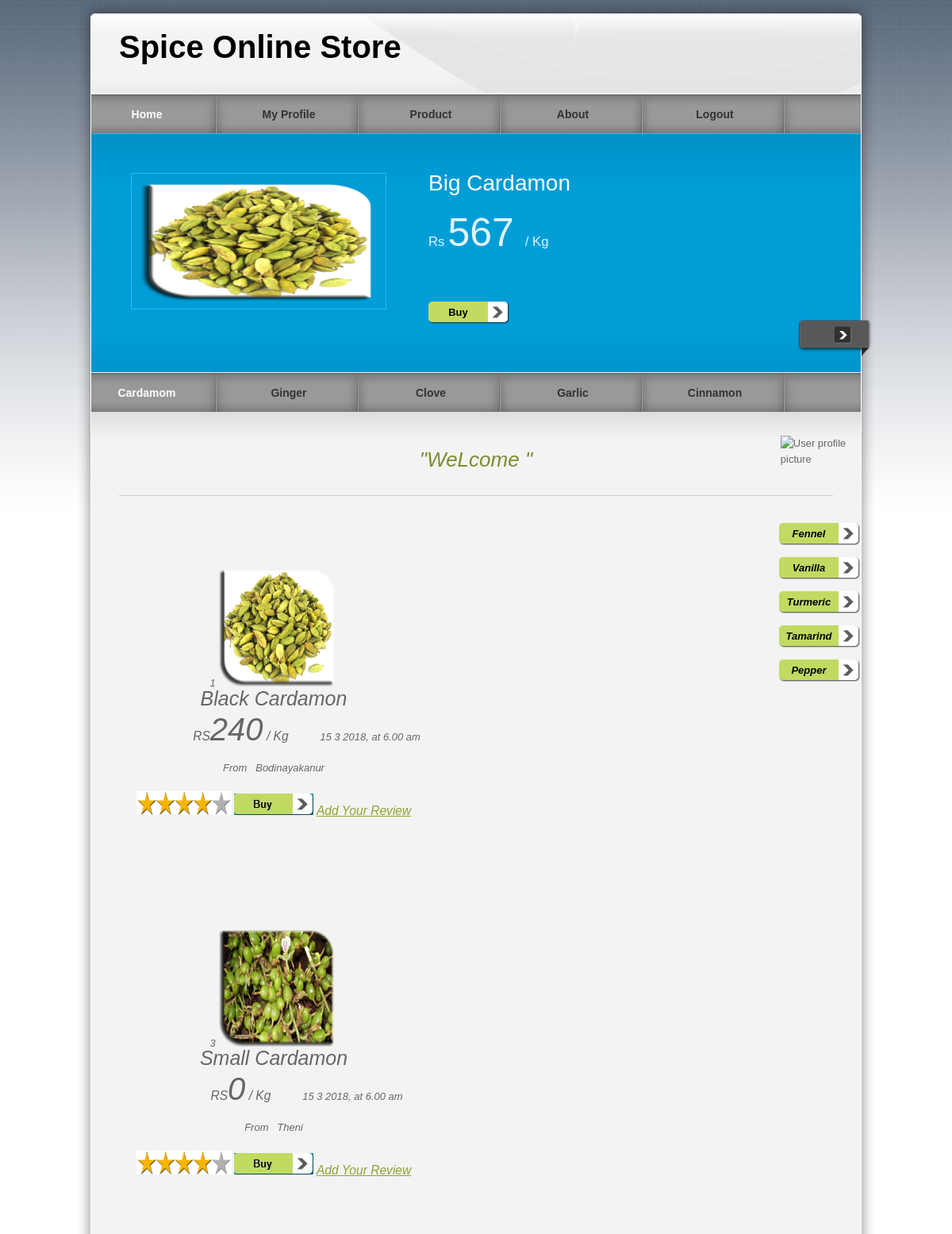
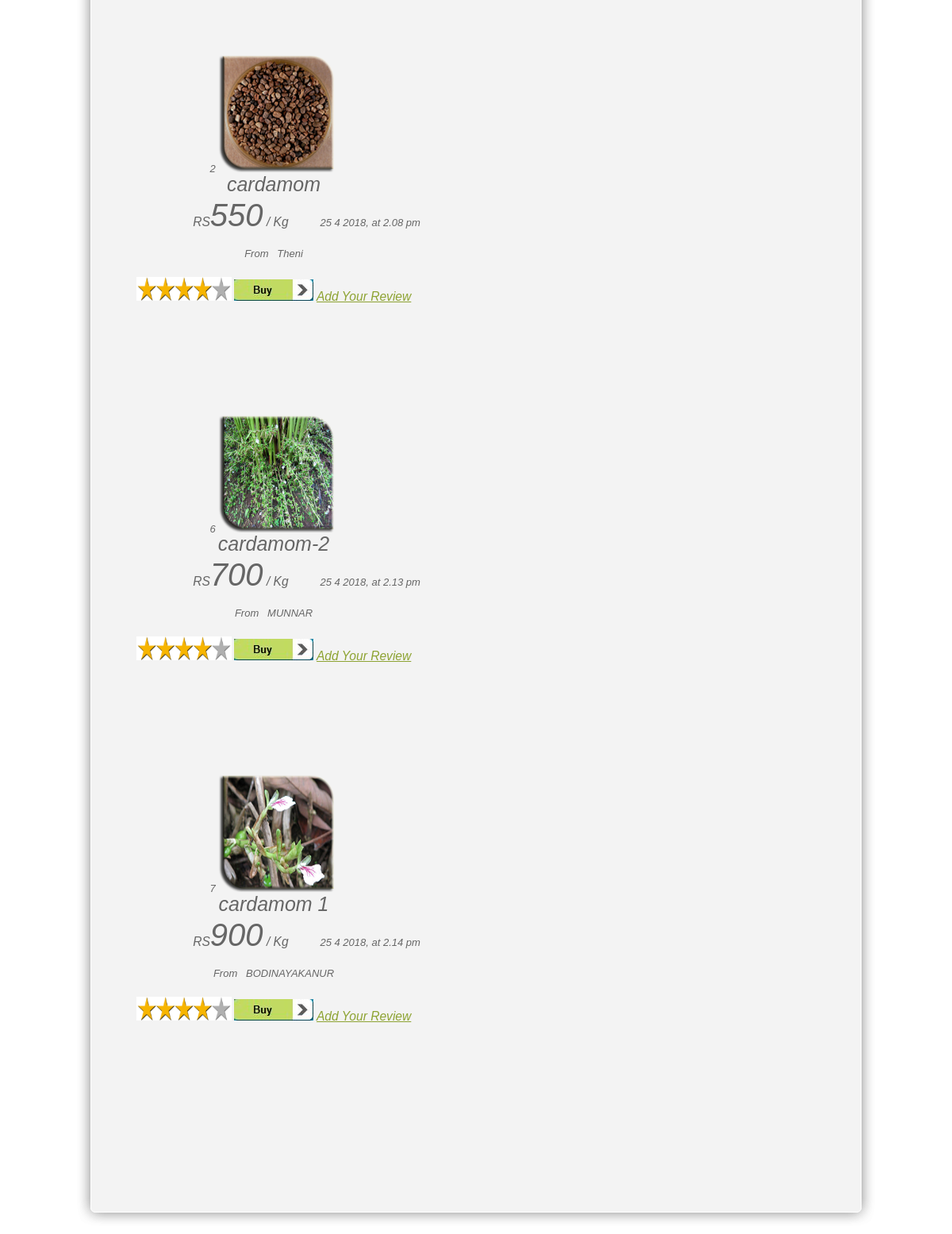
The app's page /pro/home.php with its own data (2 pictures, top to bottom).
### tables this page shows
CREATE TABLE IF NOT EXISTS `offer` (
  `number` int(11) NOT NULL,
  `name` varchar(50) NOT NULL,
  `image` text NOT NULL,
  `price` varchar(50) NOT NULL,
  `time` varchar(50) NOT NULL,
  `details` varchar(100) NOT NULL,
  PRIMARY KEY (`number`)
);

CREATE TABLE IF NOT EXISTS `cardamom` (
  `number` int(50) NOT NULL AUTO_INCREMENT,
  `name` varchar(50) NOT NULL,
  `price` int(50) NOT NULL,
  `image` text NOT NULL,
  `time` varchar(50) NOT NULL,
  `place` varchar(100) NOT NULL,
  PRIMARY KEY (`number`)
);

### pro/home.php (the view, shortened to what this page needs)
<?php
$username=$_SESSION['uname'];
?>
<!DOCTYPE html PUBLIC "-//W3C//DTD XHTML 1.0 Transitional//EN" "http://www.w3.org/TR/xhtml1/DTD/xhtml1-transitional.dtd">
<head>
<link href="templatemo_style.css" rel="stylesheet" type="text/css" />
<link href="css/jquery.ennui.contentslider.css" rel="stylesheet" type="text/css" media="screen,projection" />
</head>
<body>
<div id="templatemo_wrapper">
    <div id="templatemo_header">
        <div id="site_title">
            <h1>Spice Online Store</h1>
        </div>
    </div>
  	<div id="templatemo_menu">
        <ul>
            <li><a href="home.php"class="current">Home</a></li>
            <li><a href="profile.php">My Profile</a></li>
            <li><a href="">Product</a></li>
            <li><a href="partners.html">About</a></li>
            <li><a href="logout.php">Logout</a></li>
        </ul>
    </div>
    <div id="templatemo_banner">
                <div id="one" class="contentslider">
                    <div class="cs_wrapper">
                        <div class="cs_slider">
                            <div class="cs_article">
                            	<div class="slider_content_wrapper">
                            	 <?PHP
$select=mysql_query("select * from offer where number=1 ");
$row=mysql_fetch_array($select);
 ?>
                      				<div class="right">
                                        <h2><?php echo $row['name'];?> </h2><br/>
                                        <p><big>Rs</big> <span style="font-size:50px"><?php echo $row['price'];?></span> <big> / Kg</big></p><br/>
                                        <div class="button"><a href="#">Buy</a></div>
                                    </div>
                                  <div class="left">
                                  <img src="admin/<?php echo $row['image']; ?>" alt="Image 01" />
                                    </div>
                                </div>
                            </div>
                        </div>
                    </div>
                </div>
        </div>
        <div id="templatemo_menu">
        <ul>
            <li><a href="home.php"class="current">Cardamom</a></li>
            <li><a href="ginger.php">Ginger</a></li>
            <li><a href="clove.php">Clove</a></li>
            <li><a href="garlic.php">Garlic</a></li>
            <li><a href="cinnamon.php">Cinnamon</a></li>
            </ul>
    </div>
     <div id="templatemo_main"><span class="main_top"></span>
     <?php
     $sql=mysql_query("select * from signup where username='".$username."' ");
$row=mysql_fetch_array($sql);
?>
          <p class="welcome_text">&quot;WeLcome <?php echo $row['name'];?>&quot;</p>
          <div style="position:absolute; left:88%;  top:1.2%;">
<img class="img-rounded" src="<?php
echo $row['image']; ?>" alt="User profile picture" width="100" height="100" style="inline-box-align:initial"></div>
     	<div class="col_w420 float_l">
                      <blockquote>
 <?PHP
$select=mysql_query("select * from cardamom ");
$view=mysql_num_rows($select);
 for($i=0;$i<$view;$i++)
 {
 ?>
 <center>
 <div class="table-responsive">
 <tr>
     <td align="center"><?php echo mysql_result($select,$i,"number");?></td>
        <td align="center">
        <img src="admin/<?php echo mysql_result($select,$i,"image");?>" width="150" height="150" /></td>
        <br/>
 <td align="center"><span style="font-size:25px"><?php echo mysql_result($select,$i,"name");?></span></td></div><br/>
    <td align="center"><big>RS</big><span style="font-size:40px"><?php echo mysql_result($select,$i,"price");?></span><big> / Kg</big></td>
    &nbsp;&nbsp;&nbsp;&nbsp;&nbsp;&nbsp;&nbsp;&nbsp;&nbsp;&nbsp;<td align="center"><?php echo mysql_result($select,$i,"time");?></td><br/><br/>
    <td align="center">From&nbsp;&nbsp;&nbsp;<?php echo mysql_result($select,$i,"place");?></td><br/><br/>
                                                                <img src="images/0004.png" width="120" height="30"/>
    <td align="center"><a href="viewbuy.php?edit=<?php echo mysql_result($select,$i,"number");?>"><img src="images/img.JPG" /></a>
     <td align="center"><a href="reviewcar.php?edit=<?php echo mysql_result($select,$i,"number");?>"><big>Add Your Review</big></a>
    </td>
  </tr><br/>
  <br/><br/>
  <br/><br/>
  <br/><br/>
<br/></center>
  <?PHP
  }
  ?>
          <div style="position: absolute; left: 887px; top: 125px;">
 <div class="button"><a href="fennel.php">Fennel</a></div>
                                                                <div class="button"><a href="vanilla.php">Vanilla</a></div>
                                                                <div class="button"><a href="turmeric.php">Turmeric</a></div>
                                                                <div class="button"><a href="tamarind.php">Tamarind</a></div>
                                                                <div class="button"><a href="pepper.php">Pepper</a></div></div>
                  <br/>
                      </blockquote>
       </div>
    </div>
    <div id="templatemo_main_bottom"></div>
    <div id="templatemo_footer">
    </div>
</div>
</body>
</html>

### pro/templatemo_style.css (style rules this page uses)
body { margin: 0px; padding: 0px; color: #666; font-family: Helevetica,Arial,sans-serif; font-size: 13px; line-height:1.5em; background-color: #fff; background-attachment:fixed; background-image: url(images/templatemo_body.jpg); background-repeat: repeat-x; }
a, a:link, a:visited { color: #8da332; }
p { margin: 0px; padding: 0 0 10px 0; }
img { border: none; }
h1 { font-size: 40px; font-weight: bold; margin: 0 0 30px 0; padding: 5px 0; color: #000; }
h2 { font-size: 28px; font-weight: normal; line-height: 28px; margin: 0 0 30px 0; padding: 0; color: #000; }
.float_l { float: left; }
blockquote { font-style: italic; margin-left: 10px; }
.button a { clear: both; display: block; width: 75px; height: 24px; padding: 4px 27px 0 0; margin-top: 15px; background: url(images/templatemo_button.png) no-repeat; color: #000; font-weight: bold; text-align: center; text-decoration: none; }
#templatemo_wrapper { width: 1010px; margin: 0 auto; }
#templatemo_header { width: 900px; height: 68px; padding: 50px 55px 0; background: url(images/templatemo_header.png) no-repeat; }
#templatemo_header #site_title { float: left; width: 500px; padding: 0; }
#templatemo_header #site_title h1 { margin: 0; padding: 0; }
#templatemo_menu { width: 970px; height: 50px; padding: 0 20px; background: url(images/templatemo_menu.png) repeat-x; }
#templatemo_menu ul { margin: 0; padding: 0; list-style: none; }
#templatemo_menu ul li { padding: 0px; margin: 0px; display: inline; }
#templatemo_menu ul li a { float: left; display: block; width: 140px; height: 33px; padding: 17px 34px 0 0; margin: 0 5px 0 0 ; font-size: 14px; text-align: center; text-decoration: none; color: #333; font-weight: bold; outline: none; border: none; background: url(images/templatemo_menu_divider.png) right no-repeat; }
#templatemo_menu ul li a:hover, #templatemo_menu ul li .current { color: #fff; }
#templatemo_banner { clear: both; position: relative; width: 970px; height: 201px; padding: 50px 20px; background: url(images/templatemo_slider.png) no-repeat; }
#templatemo_main { position: relative; width: 900px; padding: 45px 55px; background: url(images/templatemo_content.png) repeat-y; }
#templatemo_main .main_top { position: absolute; top: 0; left: 20px; width: 970px; height: 45px; background: url(images/templatemo_content_top.png) no-repeat; }
#templatemo_main_bottom { width: 1010px; height: 40px; background: url(images/templatemo_content_bottom.png) no-repeat; }
.col_w420 { width: 420px; }
.welcome_text { font-size: 26px; color: #7a8d31; font-style: italic; text-align: center; margin-bottom: 60px; padding-bottom: 30px; line-height: 30px; border-bottom: 1px solid #CCC; }
#templatemo_footer { width: 910px; padding: 0 30px 10px; text-align: center; color: #666; }

### records on screen
offer: name "Big Cardamon", price "567", image (picture)
cardamom: number "1", image (picture), name "Black Cardamon", price "240", time "15 3 2018, at 6.00 am", place "Bodinayakanur"
cardamom: number "3", image (picture), name "Small Cardamon", price "0", time "15 3 2018, at 6.00 am", place "Theni"
cardamom: number "2", image (picture), name "cardamom", price "550", time "25 4 2018, at 2.08 pm", place "Theni"
cardamom: number "6", image (picture), name "cardamom-2", price "700", time "25 4 2018, at 2.13 pm", place "MUNNAR"
cardamom: number "7", image (picture), name "cardamom 1", price "900", time "25 4 2018, at 2.14 pm", place "BODINAYAKANUR"
